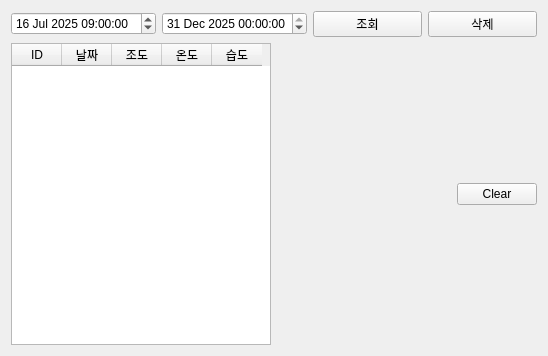
<?xml version="1.0" encoding="UTF-8"?>
<ui version="4.0">
 <class>Tab5SensorDatabase</class>
 <widget class="QWidget" name="Tab5SensorDatabase">
  <property name="geometry">
   <rect>
    <x>0</x>
    <y>0</y>
    <width>548</width>
    <height>356</height>
   </rect>
  </property>
  <property name="windowTitle">
   <string>Form</string>
  </property>
  <layout class="QVBoxLayout" name="verticalLayout_2">
   <item>
    <layout class="QHBoxLayout" name="horizontalLayout">
     <item>
      <widget class="QDateTimeEdit" name="pDateTimeEditFrom">
       <property name="date">
        <date>
         <year>2025</year>
         <month>7</month>
         <day>16</day>
        </date>
       </property>
       <property name="time">
        <time>
         <hour>9</hour>
         <minute>0</minute>
         <second>0</second>
        </time>
       </property>
      </widget>
     </item>
     <item>
      <widget class="QDateTimeEdit" name="pDateTimeEditTo">
       <property name="dateTime">
        <datetime>
         <hour>0</hour>
         <minute>0</minute>
         <second>0</second>
         <year>2025</year>
         <month>12</month>
         <day>31</day>
        </datetime>
       </property>
      </widget>
     </item>
     <item>
      <widget class="QPushButton" name="pPBsearchDB">
       <property name="text">
        <string>조회</string>
       </property>
      </widget>
     </item>
     <item>
      <widget class="QPushButton" name="pPBdeleteDB">
       <property name="text">
        <string>삭제</string>
       </property>
      </widget>
     </item>
    </layout>
   </item>
   <item>
    <layout class="QHBoxLayout" name="horizontalLayout_2" stretch="1,1">
     <item>
      <widget class="QTableWidget" name="pTBsensor">
       <attribute name="horizontalHeaderDefaultSectionSize">
        <number>50</number>
       </attribute>
       <column>
        <property name="text">
         <string>ID</string>
        </property>
       </column>
       <column>
        <property name="text">
         <string>날짜</string>
        </property>
       </column>
       <column>
        <property name="text">
         <string>조도</string>
        </property>
       </column>
       <column>
        <property name="text">
         <string>온도</string>
        </property>
       </column>
       <column>
        <property name="text">
         <string>습도</string>
        </property>
       </column>
      </widget>
     </item>
     <item>
      <layout class="QVBoxLayout" name="verticalLayout" stretch="0,9">
       <item>
        <layout class="QHBoxLayout" name="horizontalLayout_3" stretch="9,1">
         <item>
          <spacer name="horizontalSpacer">
           <property name="orientation">
            <enum>Qt::Orientation::Horizontal</enum>
           </property>
           <property name="sizeHint" stdset="0">
            <size>
             <width>40</width>
             <height>20</height>
            </size>
           </property>
          </spacer>
         </item>
         <item>
          <widget class="QPushButton" name="pPBClearChart">
           <property name="text">
            <string>Clear</string>
           </property>
          </widget>
         </item>
        </layout>
       </item>
       <item>
        <layout class="QVBoxLayout" name="pChartViewLayout"/>
       </item>
      </layout>
     </item>
    </layout>
   </item>
  </layout>
 </widget>
 <resources/>
 <connections/>
</ui>
